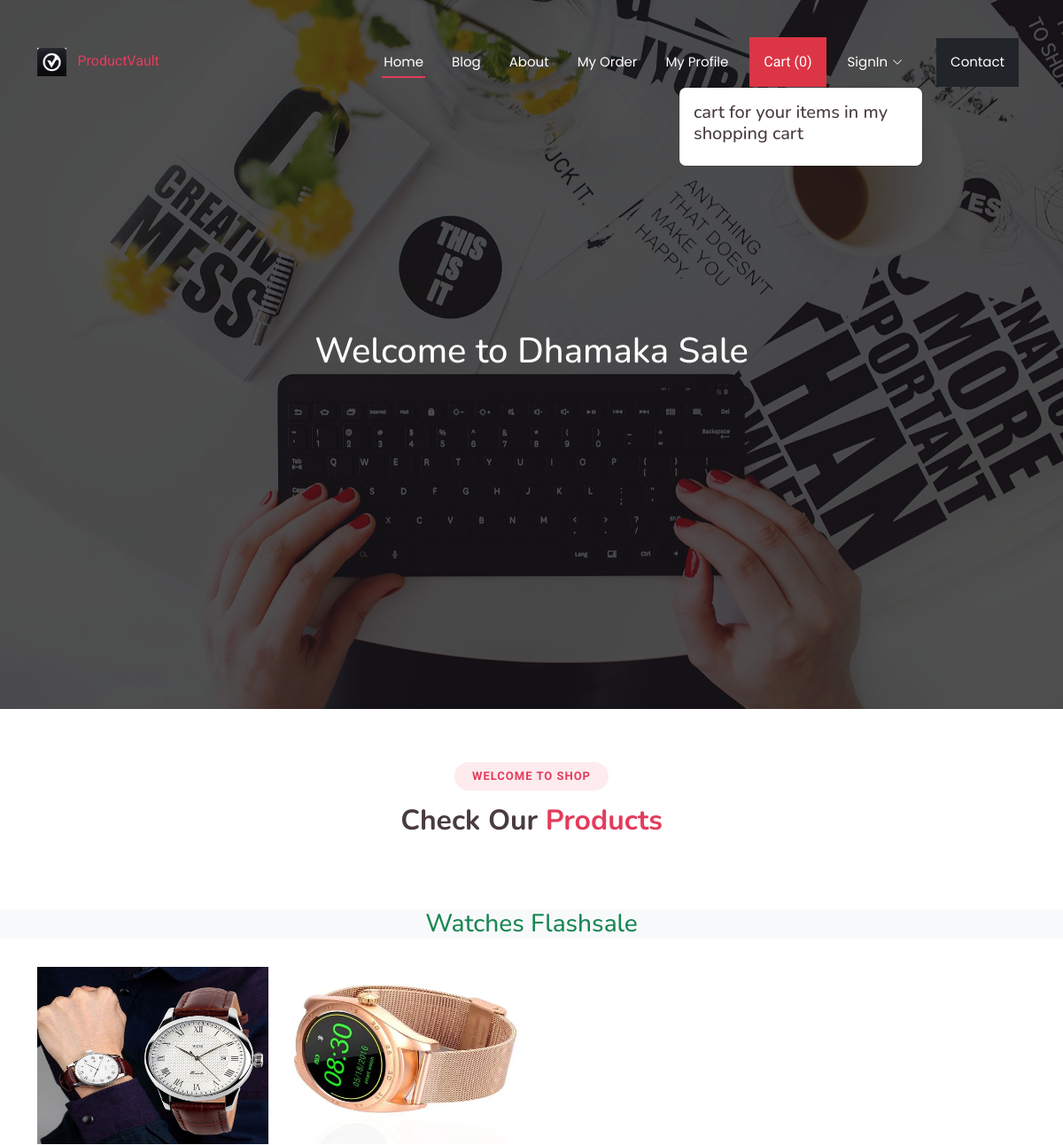
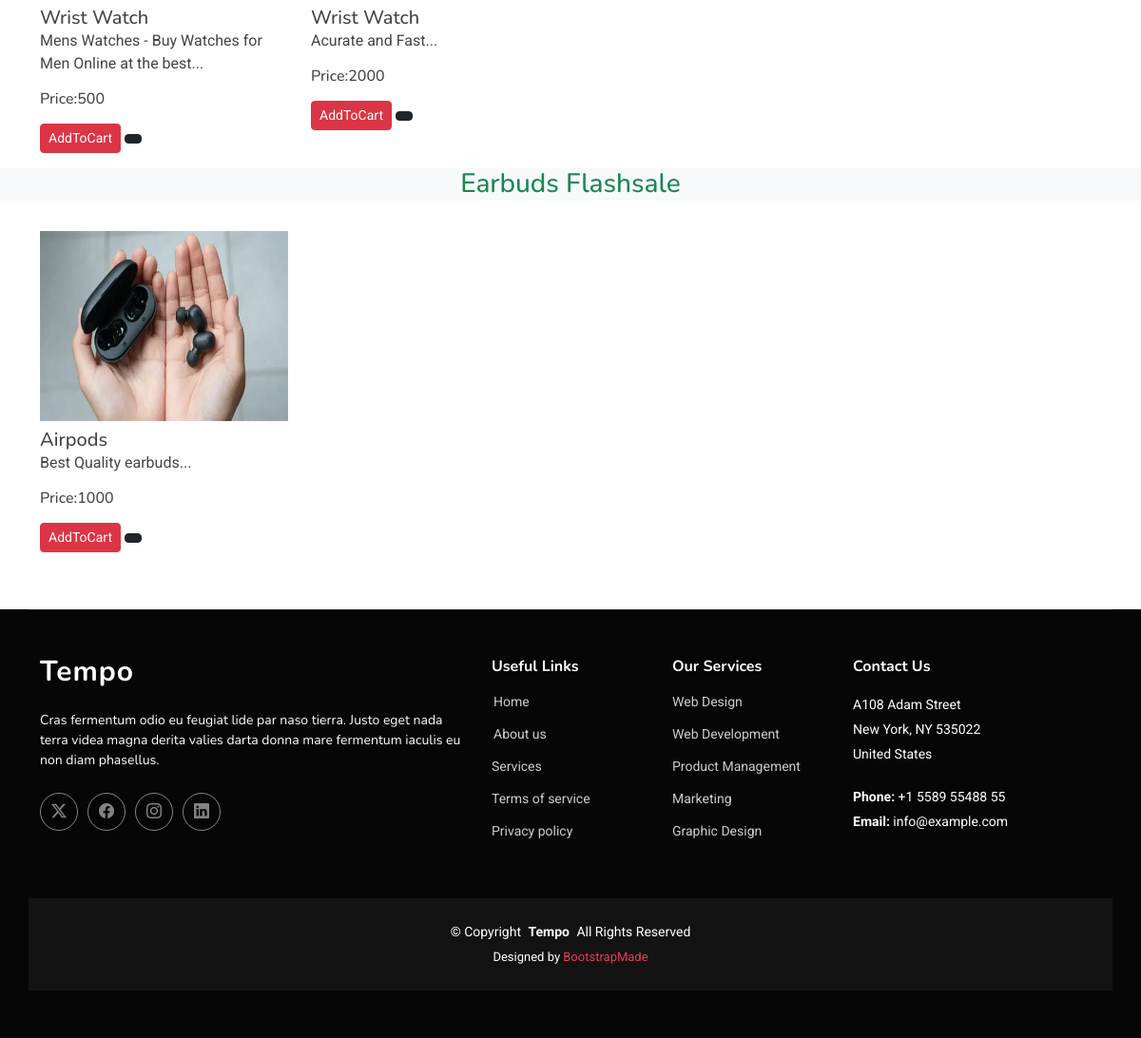
The page / on the database its author committed (2 pictures, top to bottom).
### ecommerceapp/models.py (models this page shows, shortened)
class Product(models.Model):
    product_id = models.AutoField
    product_name = models.CharField(max_length=100)
    category = models.CharField(max_length=100, default="")
    subcategory = models.CharField(max_length=50, default="")
    price = models.IntegerField(default=0)
    desc = models.CharField(max_length=300)
    image = models.ImageField(upload_to='images/images')

### ecommerceapp/views.py (the view)
# urls.py: path('',views.index,name="index"),
def index(request):
    allProds = []
    catprods = Product.objects.values('category','id')
    print(catprods)
    cats = {item['category'] for item in catprods}
    for cat in cats:
        prod= Product.objects.filter(category=cat)
        n=len(prod)
        nSlides = n // 4 + ceil((n / 4) - (n // 4))
        allProds.append([prod, range(1, nSlides), nSlides])
    params= {'allProds':allProds}
    return render(request,"index.html",params)

### Templates/index.html (shortened to what this page needs)
{% extends "base.html" %}
{% block content %}
<h1>Welcome to Dhamaka Sale</h1>
{% endblock content %}
{% block body %}
    <section id="portfolio" class="portfolio section">
      <div class="container section-title" data-aos="fade-up">
        <h2>Welcome to shop</h2>
        <p><span>Check Our</span> <span class="description-title">Products</span></p>
      </div>
 {% for product, range, nSlides in allProds %}
    <h3 class="my-3 text-center text-success bg-light">
      {{product.0.category}} Flashsale
    </h3>
    <div class="container">
      <div class="row">
        {% for i in product %}
        <div class="col-md-3 mt-3">
          <img src="/media/{{i.image}}" class="card-img-top" alt="not found" height="200px" width="150px" />
          <div class="card-body">
            <h5 class="card-title mt-2" id="namepr{{i.id}}">{{i.product_name}}</h5>
            <p class="card-text">{{i.desc|slice:"0:53"}}...</p>
            <h6 class="card-title mb-3">
              Price:<span id="pricepr{{i.id}}">{{i.price}}</span>
            </h6>
            <span id="divpr{{i.id}}" class="divpr">
              <button id="pr{{i.id}}" class="btn btn-danger cart btn-sm mt-0">
                AddToCart
              </button>
            </span>
            <a href="/media/{{i.image}}">
              <button class="btn btn-dark btn-sm cart"></button></a
            >
          </div>
        </div>
        {% endfor %}
      </div>
    </div>
    {% endfor %}
</section>
 {% endblock body %}

### Templates/base.html (shortened to what this page needs)
{% load static %}
<!DOCTYPE html>
<html lang="en">
<head>
  <link href="{% static 'assets/vendor/bootstrap/css/bootstrap.min.css' %}" rel="stylesheet">
  <link href="{% static 'assets/vendor/bootstrap-icons/bootstrap-icons.css' %}" rel="stylesheet">
  <link href="{% static 'assets/vendor/aos/aos.css' %}" rel="stylesheet">
  <link href="{% static 'assets/vendor/glightbox/css/glightbox.min.css' %}" rel="stylesheet">
  <link href="{% static 'assets/vendor/swiper/swiper-bundle.min.css' %}" rel="stylesheet">
  <link href="{% static 'assets/css/main.css' %}" rel="stylesheet">
</head>
<body class="index-page">
  <header id="header" class="header d-flex align-items-center fixed-top">
    <div class="container-fluid container-xl position-relative d-flex align-items-center justify-content-between">
     <a href="/" class="logo"><img src="{% static 'images/logo.png' %}"
     alt="" class="img-fluid"> ProductVault</a>
      <nav id="navmenu" class="navmenu">
        <ul>
          <li><a href="/" class="nav link scrollto active">Home</a></li>
          <li><a class="nav link scrollto" href="/blog">Blog</a></li>
          <li><a class="nav link scrollto" href="/about">About</a></li>
          <li><a class="nav link scrollto" href="/about">My Order</a></li>
          <li><a class="nav link scrollto" href="/about">My Profile</a></li>
           <button type="button" class="nav-link scrollto bg-danger p-3 m-2 text-white" id="popcart" data-container="body" data-toggle="popover" data-placement="bottom" data-html="true" >  Cart (<span id="cart">0</span>)
          </button>
           {% if request.user.is_authenticated %}
           <li><a class="nav link scrollto" href="/auth/logout/">Logout</a></li>
           {% else %}
           <li class="dropdown"><a href="#"><span>SignIn</span>
           <i class="bi bi-chevron-down toggle-dropdown"></i></a>
          </li>
           {% endif %}
          <li><a class="nav link scrollto bg-dark p-3 m-2" href="/contact">Contact</a></li>
        </ul>
      </nav>
    </div>
  </header>
  <main class="main">
    <section id="hero" class="hero section dark-background">
      <img src="{% static 'assets/img/hero-bg.jpg' %}" alt="" data-aos="fade-in">
      <div class="container text-center" data-aos="fade-up" data-aos-delay="100">
        <div class="row justify-content-center">
          <div class="col-lg-8">
          {% block content %}{% endblock content %}
          </div>
        </div>
      </div>
    </section>
  <main id="main">
    {% block body %}
    {% endblock body %}
  </main>
  <footer id="footer" class="footer dark-background">
    <div class="container footer-top">
      <div class="row gy-4">
        <div class="col-lg-5 col-md-12 footer-about">
          <a href="index.html" class="logo d-flex align-items-center">
            <span class="sitename">Tempo</span>
          </a>
          <p>Cras fermentum odio eu feugiat lide par naso tierra. Justo eget nada terra videa magna derita valies darta donna mare fermentum iaculis eu non diam phasellus.</p>
          <div class="social-links d-flex mt-4">
            <a href=""><i class="bi bi-twitter-x"></i></a>
            <a href=""><i class="bi bi-facebook"></i></a>
            <a href=""><i class="bi bi-instagram"></i></a>
            <a href=""><i class="bi bi-linkedin"></i></a>
          </div>
        </div>
        <div class="col-lg-2 col-6 footer-links">
          <h4>Useful Links</h4>
          <ul>
            <li><a href="/">Home</a></li>
            <li><a href="/about">About us</a></li>
            <li><a href="#">Services</a></li>
            <li><a href="#">Terms of service</a></li>
            <li><a href="#">Privacy policy</a></li>
          </ul>
        </div>
        <div class="col-lg-2 col-6 footer-links">
          <h4>Our Services</h4>
          <ul>
            <li><a href="#">Web Design</a></li>
            <li><a href="#">Web Development</a></li>
            <li><a href="#">Product Management</a></li>
            <li><a href="#">Marketing</a></li>
            <li><a href="#">Graphic Design</a></li>
          </ul>
        </div>
        <div class="col-lg-3 col-md-12 footer-contact text-center text-md-start">
          <h4>Contact Us</h4>
          <p>A108 Adam Street</p>
          <p>New York, NY 535022</p>
          <p>United States</p>
          <p class="mt-4"><strong>Phone:</strong> <span>+1 5589 55488 55</span></p>
          <p><strong>Email:</strong> <span>info@example.com</span></p>
        </div>
      </div>
    </div>
    <div class="container copyright text-center mt-4">
      <p>© <span>Copyright</span> <strong class="px-1 sitename">Tempo</strong> <span>All Rights Reserved</span></p>
      <div class="credits">
        Designed by <a href="https://bootstrapmade.com/">BootstrapMade</a>
      </div>
    </div>
  </footer>
</body>
</html>

### rows shown on the page
Product: category "Watches", image (picture), product_name "Wrist Watch", desc "Mens Watches - Buy Watches for Men Online at the best", price "500"
Product: image (picture), product_name "Wrist Watch", desc "Acurate and Fast", price "2000"
Product: category "Earbuds", image (picture), product_name "Airpods", desc "Best Quality earbuds", price "1000"
